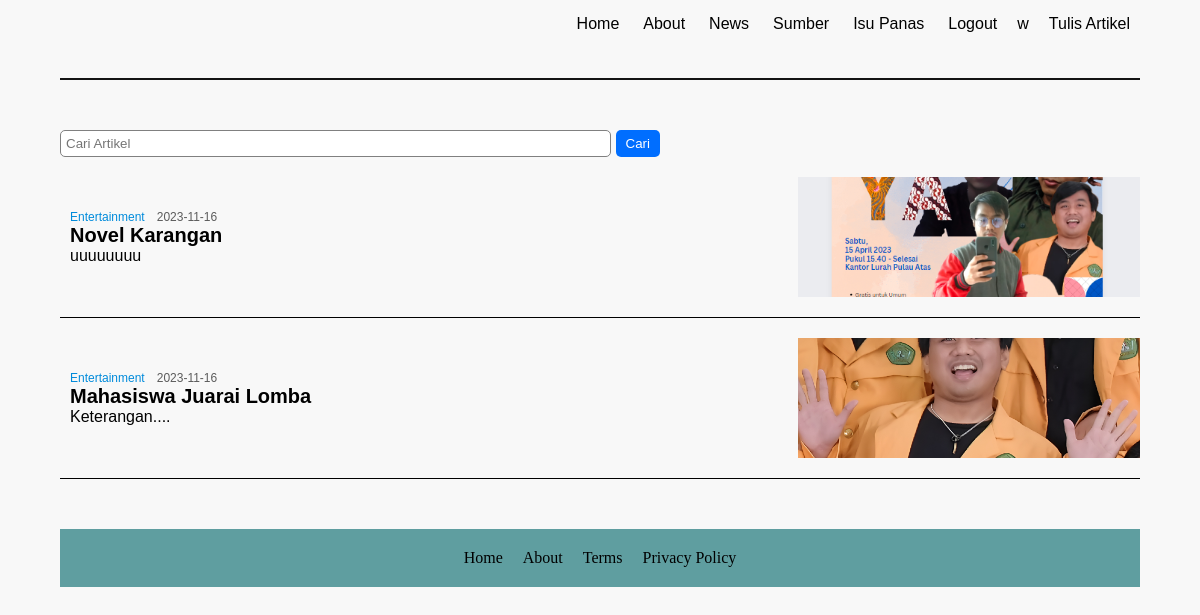
The app's page /PAWEB/artikel.php (signed in) with its own data.
### tables this page shows
CREATE TABLE `artikel` (
  `id` int(11) NOT NULL,
  `judul` text NOT NULL,
  `tag` text NOT NULL,
  `konten` text NOT NULL,
  `gambar` varchar(255) NOT NULL,
  `createdAt` timestamp NOT NULL DEFAULT current_timestamp()
);

### PAWEB/artikel.php (the view, shortened to what this page needs)
<?php
require './model/db.php';
$cari = $_GET['query'];
?>
<!DOCTYPE html>
<html>
    <head>
        <link rel="stylesheet" href="artikel.css">
    </head>
    <body>
        <header>
            <nav>
                <div class="nav">
                    <ul>
                        <a href="index.php">Home</a>
                        <a href="aboutme.html">About</a>
                        <a href="./artikel.php">News</a>
                        <a href="./artikel.php">Sumber</a>
                        <a href="./artikel.php">Isu Panas</a>
                        <?php
                        if($_SESSION['login'] != NULL){
                        echo "<a href='./controller/logout.php'>Logout</a>";
                        echo "<a href='./profile.php'>" . $_SESSION['login'] . "</a>";
                        if($_SESSION['stat'] == 'a'){
                            echo "<a href='./tulis.html'>Tulis Artikel</a>";
                        }
                        } else {
                        echo "<a href='./login.html'>Login</a>";
                        }
                        ?>
                      </ul>
                  </div>
              </nav>
        </header>
        <div class="container">
            <form class="search-con" action="" method="GET">
                <input name="query" class="search-input" placeholder="Cari Artikel" type="text"/>
                <input class="search-button" type="submit" value="Cari"/>
            </form>
            <?php
                $sql = "SELECT * FROM artikel WHERE judul LIKE '%$cari%'";
                $rs = mysqli_query($db, $sql);
                while ($ds = mysqli_fetch_assoc($rs)) {
            ?>
                <div class="news-card">
                    <div class="newstext">
                        <div class="headtitle">
                            <div class="tag"><?php echo htmlspecialchars($ds['tag']); ?></div><div class="date"><?php echo substr($ds['createdAt'], 0, 10); ?></div>
                        </div>
                        <div class="title"><?php echo htmlspecialchars($ds['judul']); ?></div>
                        <div class="description"><?php echo htmlspecialchars($ds['konten']); ?></div>
                    </div>
                    <div class="newsimage" style="background-image: url('<?php echo $ds['gambar']; ?>');">
                    </div>
                </div>
            <?php
                }
                    ?>
        </div>
        <footer>
            <a href="#">Home</a>
            <a href="#">About</a>
            <a href="#">Terms</a>
            <a href="#">Privacy Policy</a>
        </footer>
    </body>
</html>

### PAWEB/artikel.css (style rules this page uses)
* { margin: 0; padding: 0; box-sizing: border-box; }
body { padding: 0 5%; background-color: rgb(248, 248, 248); min-height: 100vh; }
header { margin-bottom: 50px; }
.nav { position: sticky; top: 0; height: 80px; border-bottom: 2px solid rgb(20, 20, 20); width: 100%; }
.nav ul { list-style: none; cursor: pointer; float: right; }
.nav a { list-style: none; display: inline-block; text-decoration: none; color: #000000; font-family: 'Releway', sans-serif; padding: 15px 10px 15px; font-weight: 400; }
.container { display: flex; flex-direction: column; }
.news-card { font-family: 'Gill Sans', 'Gill Sans MT', Calibri, 'Trebuchet MS', sans-serif; border-bottom: 1px solid black; display: grid; grid-template-columns: 2fr 1fr; gap: 5%; align-items: center; padding-bottom: 20px; padding-top: 20px; }
.newstext { padding: 10px; }
.newsimage { background-size: cover; background-position: center; background-repeat: no-repeat; min-height: 120px; }
.headtitle { display: flex; align-items: center; }
.tag { color: rgb(0, 139, 219); margin-right: 12px; font-size: 12px; }
.date { color: #5c5c5c; font-size: 12px; }
.title { font-weight: bold; font-size: 20px; }
.search-con { display: flex; max-width: 600px; }
.search-input { width: 100%; padding: 5px; border-radius: 5px; margin-right: 5px; font-size: 20; border: 1px solid gray; }
.search-button { color: white; padding: 5px 10px; border-radius: 5px; border: none; font-size: 20; background-color: #006eff; }
footer { display: flex; justify-content: center; align-items: center; margin-top: 50px; background-color: cadetblue; position: relative; width: 100%; bottom: 0; left: 0; }
footer > a { margin: 20px 10px; color: black; text-decoration: none; }

### records on screen
artikel: tag "Entertainment", createdAt "2023-11-16", judul "Novel Karangan", konten "uuuuuuuu", gambar (picture)
artikel: tag "Entertainment", createdAt "2023-11-16", judul "Mahasiswa Juarai Lomba", konten "Keterangan....", gambar (picture)

### other values on screen
$_SESSION['login'] "w"
